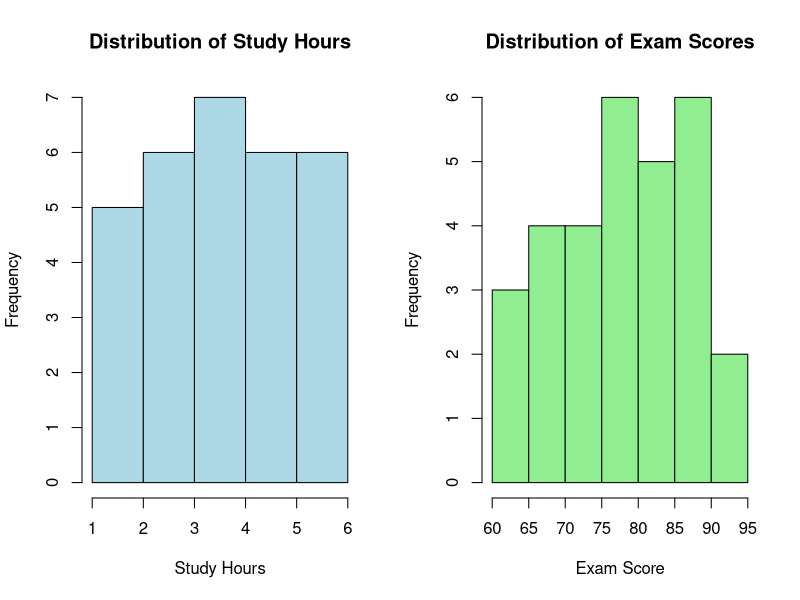
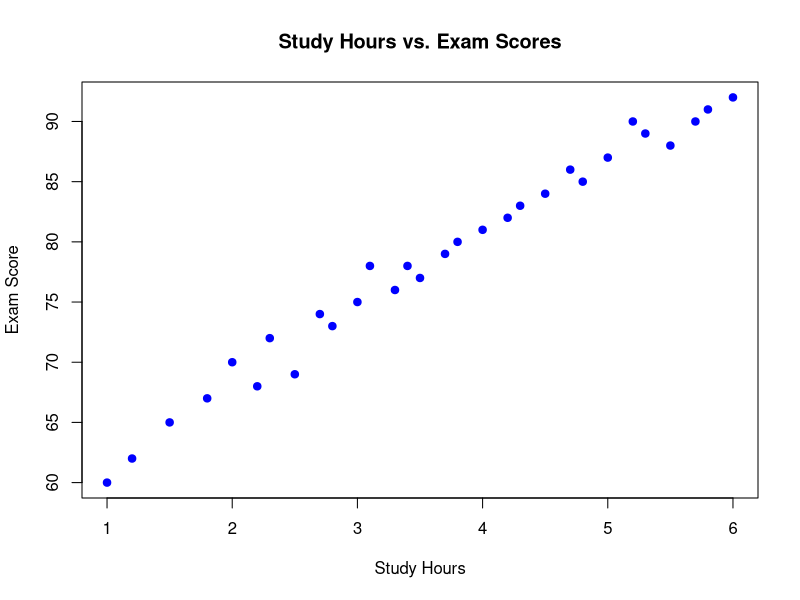
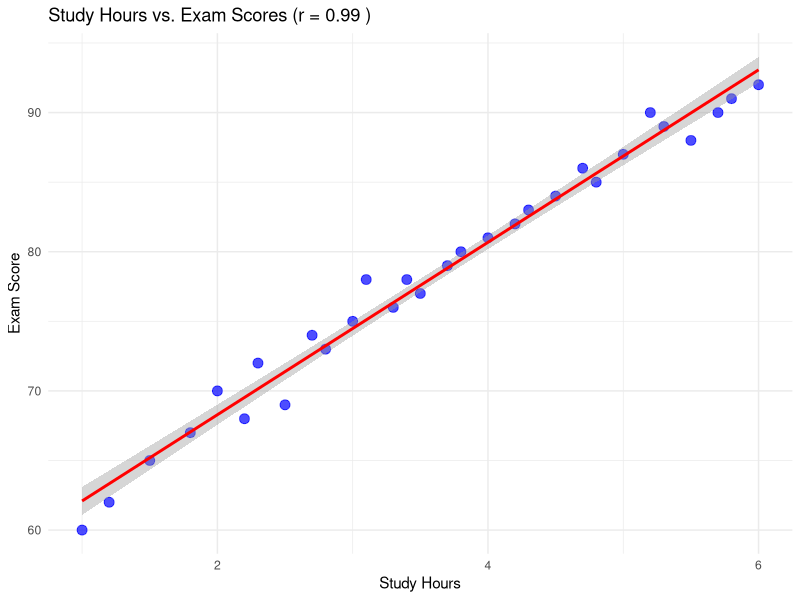
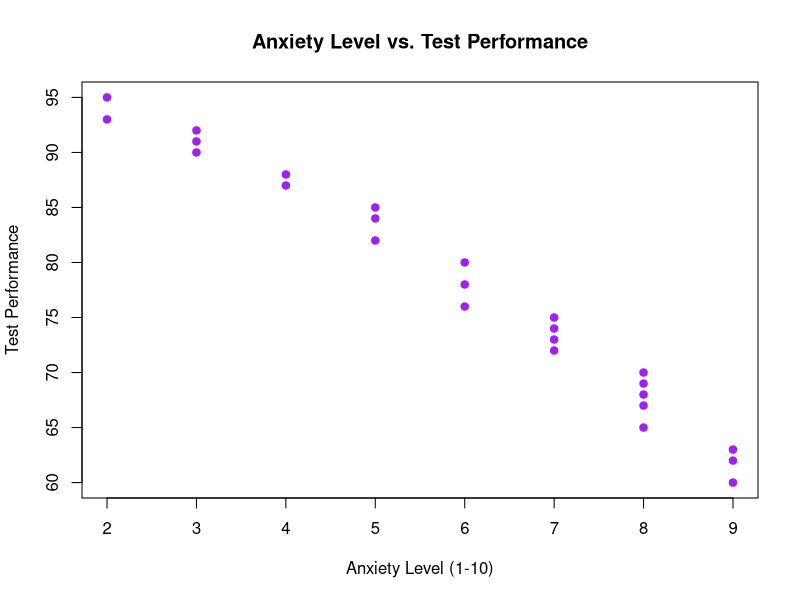
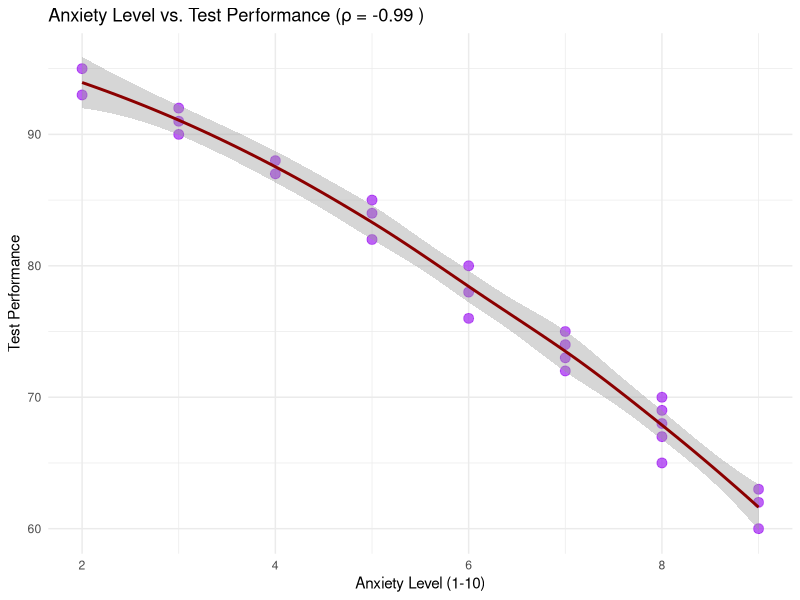
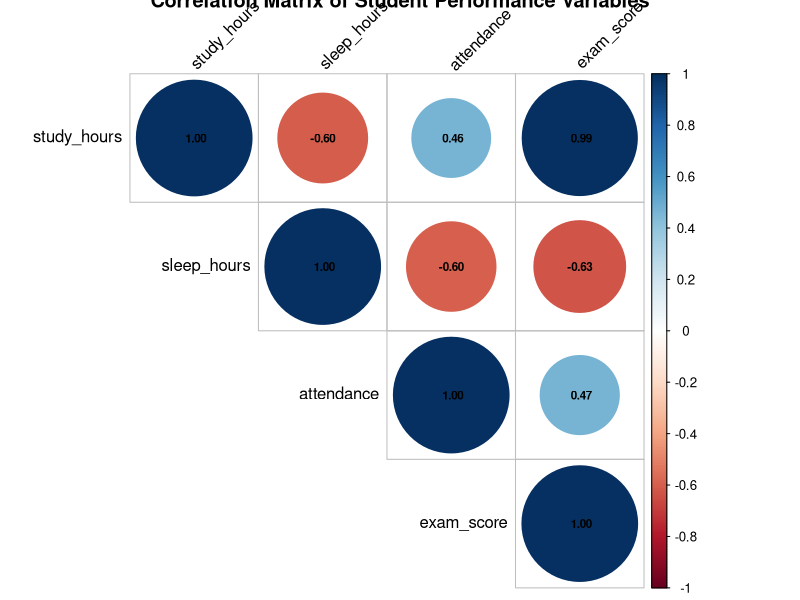
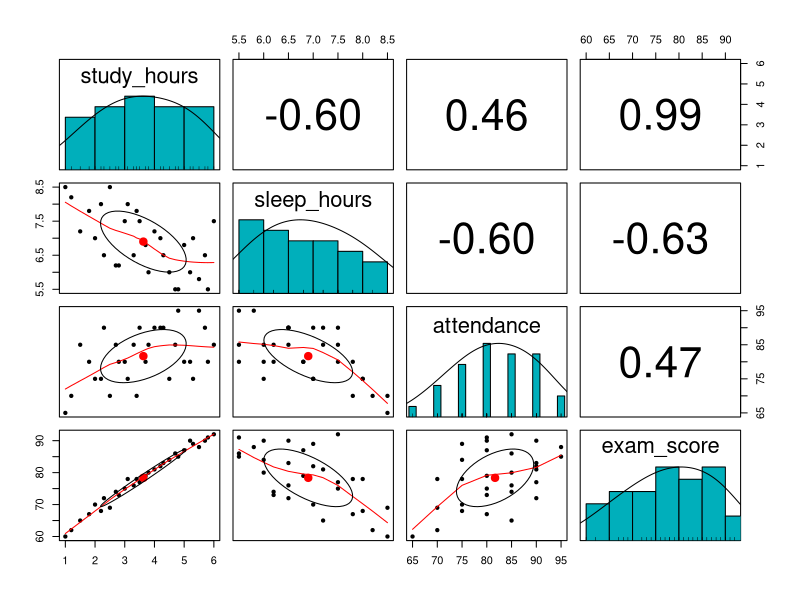

These figures' R source, in order:
# Module 3: Correlation Analysis and Chi-square Tests
# This script demonstrates correlation analysis and chi-square tests

# ===== Load Required Packages =====
# Install required packages if not already installed
required_packages <- c("ggplot2", "corrplot", "Hmisc", "psych", "vcd", "gmodels")
for (pkg in required_packages) {
  if (!requireNamespace(pkg, quietly = TRUE)) {
    install.packages(pkg)
  }
}

# Load the packages
library(ggplot2)   # For data visualization
library(corrplot)  # For correlation matrices visualization
library(Hmisc)     # For correlation analysis
library(psych)     # For correlation analysis and visualization
library(vcd)       # For visualizing categorical data
library(gmodels)   # For cross-tabulation

# ===== Example 1: Pearson Correlation (Study Hours and Exam Scores) =====
# Create a data frame with study hours and exam scores
study_data <- data.frame(
  student = 1:30,
  study_hours = c(1.5, 2.3, 3.1, 4.8, 5.2, 6.0, 2.5, 3.7, 4.2, 5.5,
                 1.8, 2.7, 3.5, 4.5, 5.8, 1.2, 2.0, 3.3, 4.0, 5.0,
                 2.2, 3.0, 3.8, 4.3, 5.3, 1.0, 2.8, 3.4, 4.7, 5.7),
  exam_score = c(65, 72, 78, 85, 90, 92, 69, 79, 82, 88,
                67, 74, 77, 84, 91, 62, 70, 76, 81, 87,
                68, 75, 80, 83, 89, 60, 73, 78, 86, 90)
)

# View the first few rows of the data
head(study_data)

# Step 1: Check Assumptions
# Check normality using Shapiro-Wilk test
shapiro_hours <- shapiro.test(study_data$study_hours)
shapiro_score <- shapiro.test(study_data$exam_score)
print(shapiro_hours)
print(shapiro_score)

# Create histograms to visualize distributions
par(mfrow = c(1, 2))
hist(study_data$study_hours, main = "Distribution of Study Hours", 
     xlab = "Study Hours", col = "lightblue")
hist(study_data$exam_score, main = "Distribution of Exam Scores", 
     xlab = "Exam Score", col = "lightgreen")
par(mfrow = c(1, 1))

# Create a scatter plot to check for linearity
plot(study_data$study_hours, study_data$exam_score, 
     main = "Study Hours vs. Exam Scores",
     xlab = "Study Hours", ylab = "Exam Score",
     pch = 19, col = "blue")

# Step 2: Calculate Pearson Correlation
pearson_result <- cor.test(study_data$study_hours, study_data$exam_score, 
                          method = "pearson")
print(pearson_result)

# Step 3: Visualize the Correlation
# Create a scatter plot with regression line
pearson_plot <- ggplot(study_data, aes(x = study_hours, y = exam_score)) +
  geom_point(color = "blue", size = 3, alpha = 0.7) +
  geom_smooth(method = "lm", se = TRUE, color = "red") +
  labs(title = paste("Study Hours vs. Exam Scores (r =", 
                     round(pearson_result$estimate, 2), ")"),
       x = "Study Hours",
       y = "Exam Score") +
  theme_minimal()
print(pearson_plot)

# ===== Example 2: Spearman and Kendall Correlations (Anxiety and Test Performance) =====
# Create a data frame with anxiety levels and test performance
anxiety_data <- data.frame(
  student = 1:25,
  anxiety_level = c(8, 6, 9, 4, 7, 3, 8, 5, 7, 2, 9, 6, 8, 3, 7, 5, 9, 4, 8, 2, 7, 5, 8, 3, 6),
  test_performance = c(65, 78, 62, 88, 72, 90, 68, 82, 75, 95, 60, 80, 70, 92, 73, 85, 63, 87, 69, 93, 74, 84, 67, 91, 76)
)

# View the first few rows of the data
head(anxiety_data)

# Step 1: Check Assumptions
# Check normality using Shapiro-Wilk test
shapiro_anxiety <- shapiro.test(anxiety_data$anxiety_level)
shapiro_performance <- shapiro.test(anxiety_data$test_performance)
print(shapiro_anxiety)
print(shapiro_performance)

# Create a scatter plot to check for monotonic relationship
plot(anxiety_data$anxiety_level, anxiety_data$test_performance, 
     main = "Anxiety Level vs. Test Performance",
     xlab = "Anxiety Level (1-10)", ylab = "Test Performance",
     pch = 19, col = "purple")

# Step 2: Calculate Spearman Correlation
spearman_result <- cor.test(anxiety_data$anxiety_level, anxiety_data$test_performance, 
                           method = "spearman")
print(spearman_result)

# Step 3: Calculate Kendall Correlation
kendall_result <- cor.test(anxiety_data$anxiety_level, anxiety_data$test_performance, 
                          method = "kendall")
print(kendall_result)

# Step 4: Visualize the Correlation
# Create a scatter plot with a smoothed line
spearman_plot <- ggplot(anxiety_data, aes(x = anxiety_level, y = test_performance)) +
  geom_point(color = "purple", size = 3, alpha = 0.7) +
  geom_smooth(method = "loess", se = TRUE, color = "darkred") +
  labs(title = paste("Anxiety Level vs. Test Performance (ρ =", 
                     round(spearman_result$estimate, 2), ")"),
       x = "Anxiety Level (1-10)",
       y = "Test Performance") +
  theme_minimal()
print(spearman_plot)

# ===== Example 3: Correlation Matrix (Student Performance) =====
# Create a data frame with multiple variables
student_data <- data.frame(
  student = 1:30,
  study_hours = c(1.5, 2.3, 3.1, 4.8, 5.2, 6.0, 2.5, 3.7, 4.2, 5.5,
                 1.8, 2.7, 3.5, 4.5, 5.8, 1.2, 2.0, 3.3, 4.0, 5.0,
                 2.2, 3.0, 3.8, 4.3, 5.3, 1.0, 2.8, 3.4, 4.7, 5.7),
  sleep_hours = c(7.2, 6.5, 8.0, 5.5, 6.0, 7.5, 8.5, 6.8, 7.0, 5.8,
                 7.8, 6.2, 7.5, 6.0, 5.5, 8.2, 7.0, 6.5, 7.2, 6.8,
                 8.0, 7.5, 6.0, 6.5, 7.0, 8.5, 6.2, 7.8, 5.5, 6.5),
  attendance = c(85, 90, 75, 95, 80, 85, 70, 80, 90, 95,
                80, 85, 90, 75, 80, 70, 75, 85, 90, 80,
                75, 80, 85, 90, 75, 65, 80, 70, 85, 90),
  exam_score = c(65, 72, 78, 85, 90, 92, 69, 79, 82, 88,
                67, 74, 77, 84, 91, 62, 70, 76, 81, 87,
                68, 75, 80, 83, 89, 60, 73, 78, 86, 90)
)

# Remove the student ID column for correlation analysis
student_data_cor <- student_data[, -1]

# View the first few rows of the data
head(student_data)

# Step 1: Calculate the Correlation Matrix
# Calculate the correlation matrix
cor_matrix <- cor(student_data_cor, method = "pearson")
print(cor_matrix)

# Step 2: Test the Significance of Correlations
# Calculate correlation matrix with p-values using Hmisc package
cor_matrix_with_p <- rcorr(as.matrix(student_data_cor), type = "pearson")
print(cor_matrix_with_p$r)  # Correlation coefficients
print(cor_matrix_with_p$P)  # p-values

# Step 3: Visualize the Correlation Matrix
# Visualize the correlation matrix using corrplot
corrplot(cor_matrix, method = "circle", type = "upper", 
         tl.col = "black", tl.srt = 45,
         addCoef.col = "black", number.cex = 0.7,
         title = "Correlation Matrix of Student Performance Variables")

# Alternative visualization using the psych package
pairs.panels(student_data_cor, 
             method = "pearson", # correlation method
             hist.col = "#00AFBB",
             density = TRUE,     # show density plots
             ellipses = TRUE)    # show correlation ellipses
